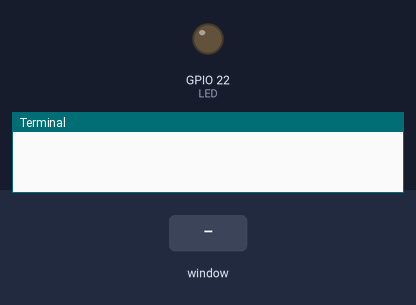
A program run on a simulated Raspberry Pi (BCM pin numbers). On the bench: output pins drawn as LEDs (lit = HIGH), the last lines printed to the terminal. Inputs (shaded band) come from the test bench. The desktop window is not drawn, its controls go by their first labels and the mouse button is held 0.15 s.

Above: at 1.2 s.
1.3 s: control labelled "LED Toggle" in the window clicked
At 1.8 s:
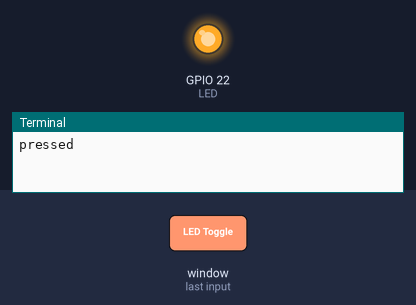
Timing chart, 0 to 4.3 s (numbered marks = the images above; inputs shaded):
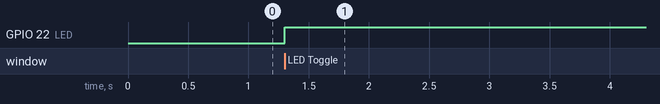

The program:

guiLed.py
```python
# you have to access using: ssh -X <name>@<IP>

import tkinter as gui
import RPi.GPIO as GPIO

LED = 22

GPIO.setwarnings(False)
GPIO.setmode(GPIO.BCM)
GPIO.setup(LED, GPIO.OUT)

state = 0

def LED_Toggle():
    global state
    state ^= 1
    print("pressed")
    GPIO.output(LED, state)


# main waindow
main_window = gui.Tk()
main_window.title("Control Led")
main_window.geometry("400x200+200+100")
main_window.resizable(False, False)
main_window.configure(background="white")

# widgets
buttontoggle = gui.Button(main_window, text="LED Toggle", command=LED_Toggle, bg="blue", fg="white")
# Button place on screen
buttontoggle.place(x=150, y=75)

main_window.mainloop()
```

Measured:
- after the input at 1.3 s, GPIO 22 (LED): LOW → HIGH at once
